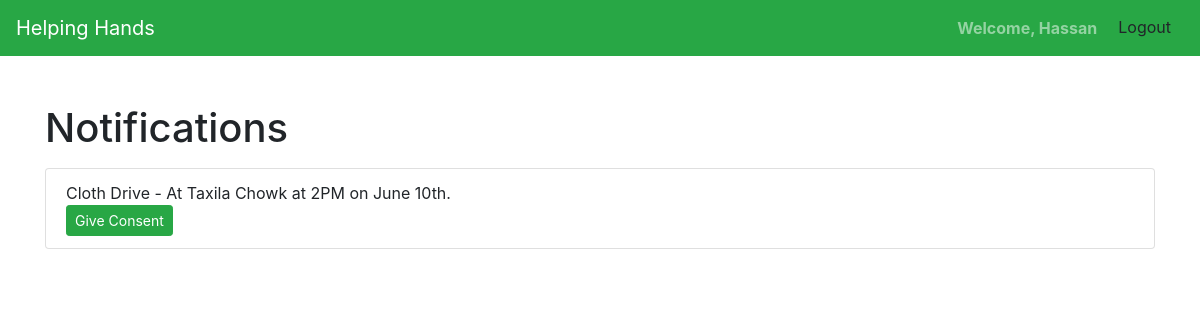
Screenshot of /dashboard/ (signed in) with the database file from the repository.
### myApp/models.py (models this page shows)
class Notification(models.Model):
    title = models.CharField(max_length=255)
    message = models.TextField()
    created_at = models.DateTimeField(auto_now_add=True)
    users = models.ManyToManyField(User, through="UserNotification")

### myApp/views.py (the view)
# urls.py: path("dashboard/", views.Dashboard, name="indexDashboard"),
@csrf_protect
@login_required
def Dashboard(request):
    notifications = Notification.objects.filter(users=request.user)
    context = {
        "notifications": notifications,
    }
    return render(request, "indexDashboard.html", context)

### template/indexDashboard.html (shortened to what this page needs)
<!DOCTYPE html>
<html lang="en">
  <head>
    <link
      rel="stylesheet"
      href="https://stackpath.bootstrapcdn.com/bootstrap/4.3.1/css/bootstrap.min.css"
    />
  </head>
  <body>
    <nav class="navbar navbar-expand-lg navbar-dark bg-success">
      <a class="navbar-brand" href="#">Helping Hands</a>
      <div class="collapse navbar-collapse" id="navbarNav">
        <ul class="navbar-nav ml-auto">
          <li class="nav-item">
            <strong>
            <a class="nav-link" href="#">Welcome, {{ user.username }}</a>
          </strong>
          </li>
          <li class="nav-item">
            <form action="{% url 'logout' %}" method="post">
              <button type="submit" class="btn btn-default">Logout</button>
            </form>
          </li>
        </ul>
      </div>
    </nav>
<div class="container mt-5">
  <h1>Notifications</h1>
  {% if notifications %}
  <ul class="list-group mt-3">
    {% for notification in notifications %}
    <li class="list-group-item">
      {{ notification.title }} - {{ notification.message }}
      {% if notification.consent %}
        <span class="badge badge-success">Consent Given</span>
      {% else %}
        <form action="{% url 'submit_consent' notification.pk %}" method="post">
          <button type="submit" class="btn btn-success btn-sm">Give Consent</button>
        </form>
      {% endif %}
    </li>
    {% endfor %}
  </ul>
  {% else %}
  <div class="alert alert-info mt-3" role="alert">
    You have no new notifications.
  </div>
  {% endif %}
</div>
  </body>
</html>

### rows the page displays
Notification: title "Cloth Drive", message "At Taxila Chowk at 2PM on June 10th."

### other values shown
{{ user.username }} "Hassan"
